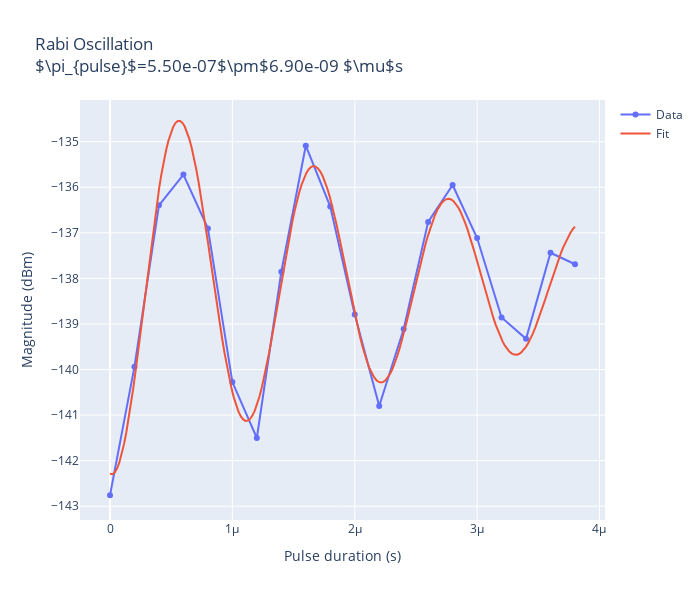

This figure's notebook cell:
### Code cell
dados = np.load("RABI_2QTII_ExctQubit_2024_10_06__08_58_42.npz")
dados["header"]
Durat = dados["Durat"]
mags = dados["Mag"]
# mags = 10**(mags/20)
phases = dados["Phase"]

# Fit procedure
# prints function parameters
print(damped_cos.__code__.co_varnames)
# ('t', 'offset', 'amp', 'tau', 'period', 'phase')
# fits the function and creates a graph returning the parameters
fig, popt, perr = fit(Durat, mags, damped_cos, [-140, 4, 2e-6, 1e-6, 0])
# adds title etc to the figure and prints it
fig.update_layout(
    title="Rabi Oscillation <br>"
    f"$\\pi_{{pulse}}$={popt['period']/2:.2e}$\\pm${perr['period']/2:.2e} $\\mu$s",
    xaxis_title="Pulse duration (s)",
    yaxis_title="Magnitude (dBm)",
).show()
# print(popt,"\n",perr)

### Figure 1 — Plotly figure (JSON) as saved in the notebook; plotly's stock layout.template omitted (floating-point values rounded to 4 significant figures; data arrays with more than 128 entries replaced by an {"elided": "..."} marker saying what was removed)
{"data": [{"mode": "lines+markers", "name": "Data", "type": "scatter", "x": [0, 2e-07, 4e-07, 6e-07, 8e-07, 1e-06, 1.2e-06, 1.4e-06, 1.6e-06, 1.8e-06, 2e-06, 2.2e-06, 2.4e-06, 2.6e-06, 2.8e-06, 3e-06, 3.2e-06, 3.4e-06, 3.6e-06, 3.8e-06], "y": [-142.8, -139.9, -136.4, -135.7, -136.9, -140.3, -141.5, -137.9, -135.1, -136.4, -138.8, -140.8, -139.1, -136.8, -136.0, -137.1, -138.9, -139.3, -137.4, -137.7]}, {"mode": "lines", "name": "Fit", "type": "scatter", "x": {"elided": "200 float values"}, "y": {"elided": "200 float values"}}], "layout": {"height": 600, "title": {"text": "Rabi Oscillation <br>$\\pi_{pulse}$=5.50e-07$\\pm$6.90e-09 $\\mu$s"}, "width": 700, "xaxis": {"title": {"text": "Pulse duration (s)"}}, "yaxis": {"title": {"text": "Magnitude (dBm)"}}}}
